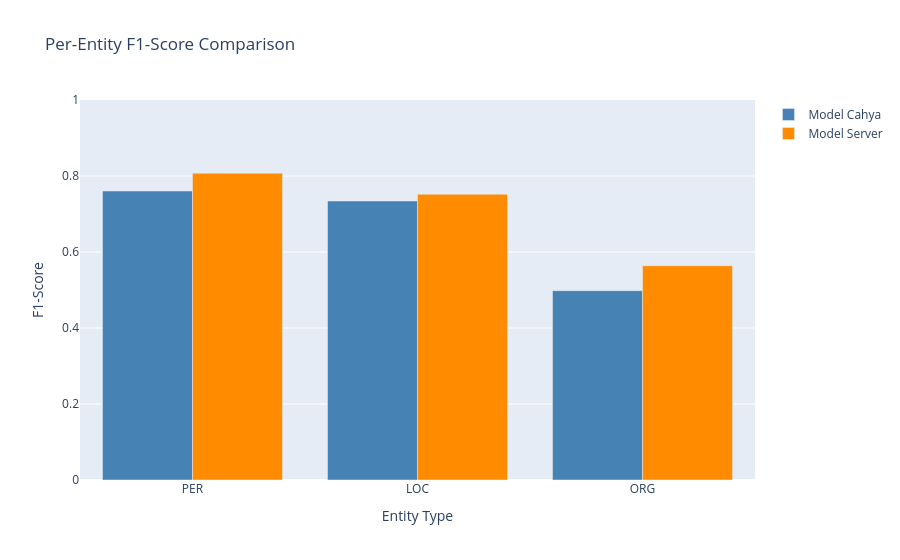

This figure's notebook cell:
### Markdown cell above
## Per-Entity Performance

Perbandingan performa model untuk setiap jenis entity (PER, LOC, ORG) secara individual.

### Code cell
def get_per_entity_metrics(true_tags_all, pred_tags_all, entities):
    """
    Menghitung precision, recall, dan F1-score per entity type.
    """
    results = {}
    
    for entity in entities:
        true_entity = []
        pred_entity = []
        
        for true_seq, pred_seq in zip(true_tags_all, pred_tags_all):
            true_entity_seq = []
            pred_entity_seq = []
            
            for true, pred in zip(true_seq, pred_seq):
                true_entity_seq.append(true if entity in true else 'O')
                pred_entity_seq.append(pred if entity in pred else 'O')
            
            true_entity.append(true_entity_seq)
            pred_entity.append(pred_entity_seq)
        
        if any(tag != 'O' for seq in true_entity for tag in seq):
            prec = precision_score(true_entity, pred_entity)
            rec = recall_score(true_entity, pred_entity)
            f1 = f1_score(true_entity, pred_entity)
        else:
            prec = rec = f1 = 0.0
        
        results[entity] = {'precision': prec, 'recall': rec, 'f1': f1}
    
    return results

cahya_per_entity = get_per_entity_metrics(cahya_true_all, cahya_pred_filtered, ['PER', 'LOC', 'ORG'])
server_per_entity = get_per_entity_metrics(server_true_all, server_pred_filtered, ['PER', 'LOC', 'ORG'])

entities = list(cahya_per_entity.keys())
cahya_f1_per_entity = [cahya_per_entity[e]['f1'] for e in entities]
server_f1_per_entity = [server_per_entity[e]['f1'] for e in entities]

fig_per_entity = go.Figure(data=[
    go.Bar(name='Model Cahya', x=entities, y=cahya_f1_per_entity, marker_color='steelblue'),
    go.Bar(name='Model Server', x=entities, y=server_f1_per_entity, marker_color='darkorange')
])

fig_per_entity.update_layout(
    title='Per-Entity F1-Score Comparison',
    xaxis_title='Entity Type',
    yaxis_title='F1-Score',
    barmode='group',
    yaxis=dict(range=[0, 1])
)

fig_per_entity.show()

print("\nPer-Entity Detailed Metrics:")
print("=" * 70)
print(f"{'Entity':<10} {'Model':<12} {'Precision':>12} {'Recall':>12} {'F1-Score':>12}")
print("-" * 70)

for entity in entities:
    cahya_m = cahya_per_entity[entity]
    server_m = server_per_entity[entity]
    
    print(f"{entity:<10} {'Cahya':<12} {cahya_m['precision']:>12.4f} {cahya_m['recall']:>12.4f} {cahya_m['f1']:>12.4f}")
    print(f"{'':<10} {'Server':<12} {server_m['precision']:>12.4f} {server_m['recall']:>12.4f} {server_m['f1']:>12.4f}")
    print("-" * 70)

### Figure 1 — Plotly figure (JSON) as saved in the notebook; plotly's stock layout.template omitted (floating-point values rounded to 4 significant figures)
{"data": [{"marker": {"color": "steelblue"}, "name": "Model Cahya", "type": "bar", "x": ["PER", "LOC", "ORG"], "y": [0.7606, 0.7343, 0.4983]}, {"marker": {"color": "darkorange"}, "name": "Model Server", "type": "bar", "x": ["PER", "LOC", "ORG"], "y": [0.8075, 0.752, 0.5639]}], "layout": {"barmode": "group", "title": {"text": "Per-Entity F1-Score Comparison"}, "xaxis": {"title": {"text": "Entity Type"}}, "yaxis": {"range": [0, 1], "title": {"text": "F1-Score"}}}}
